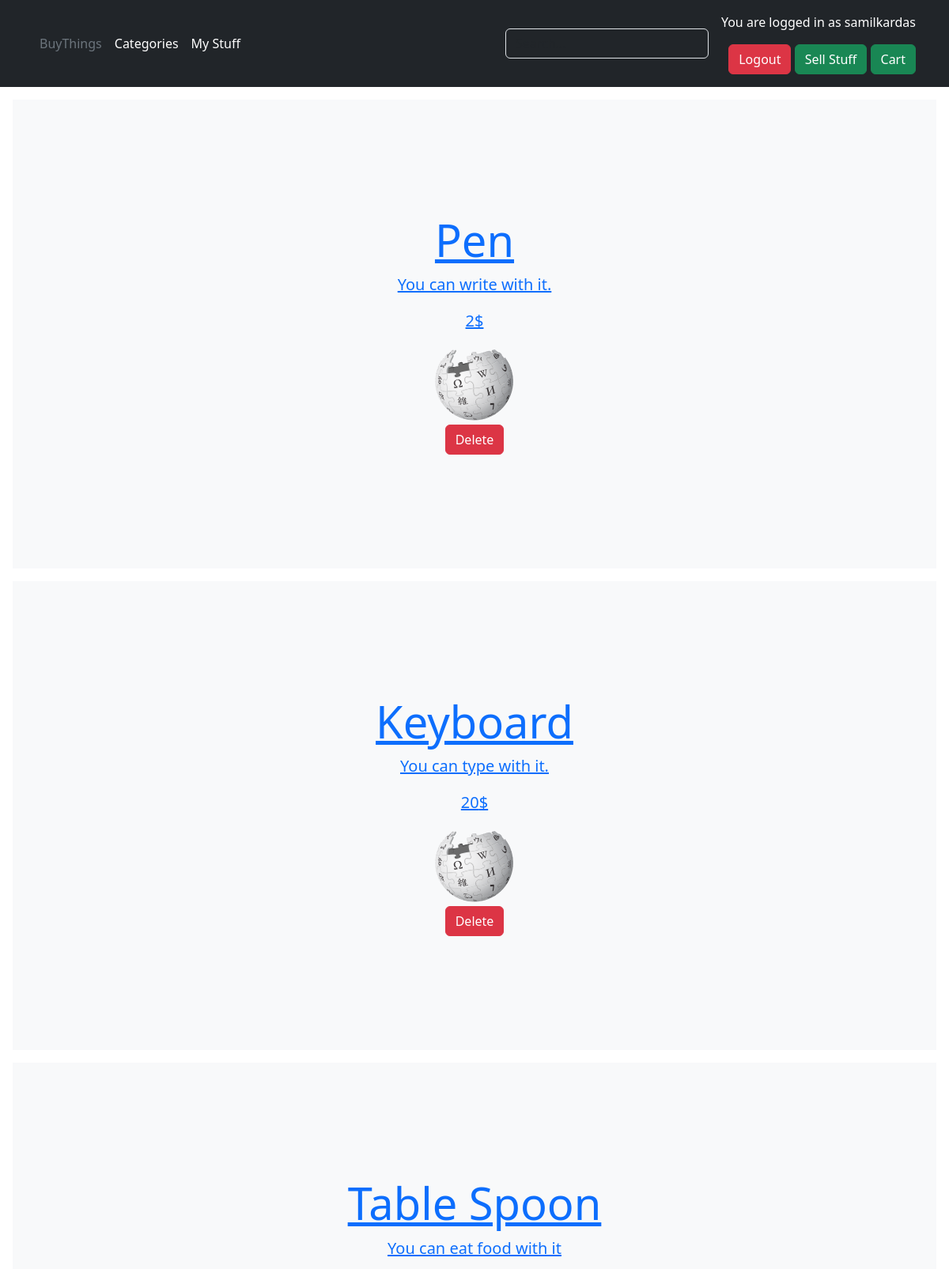
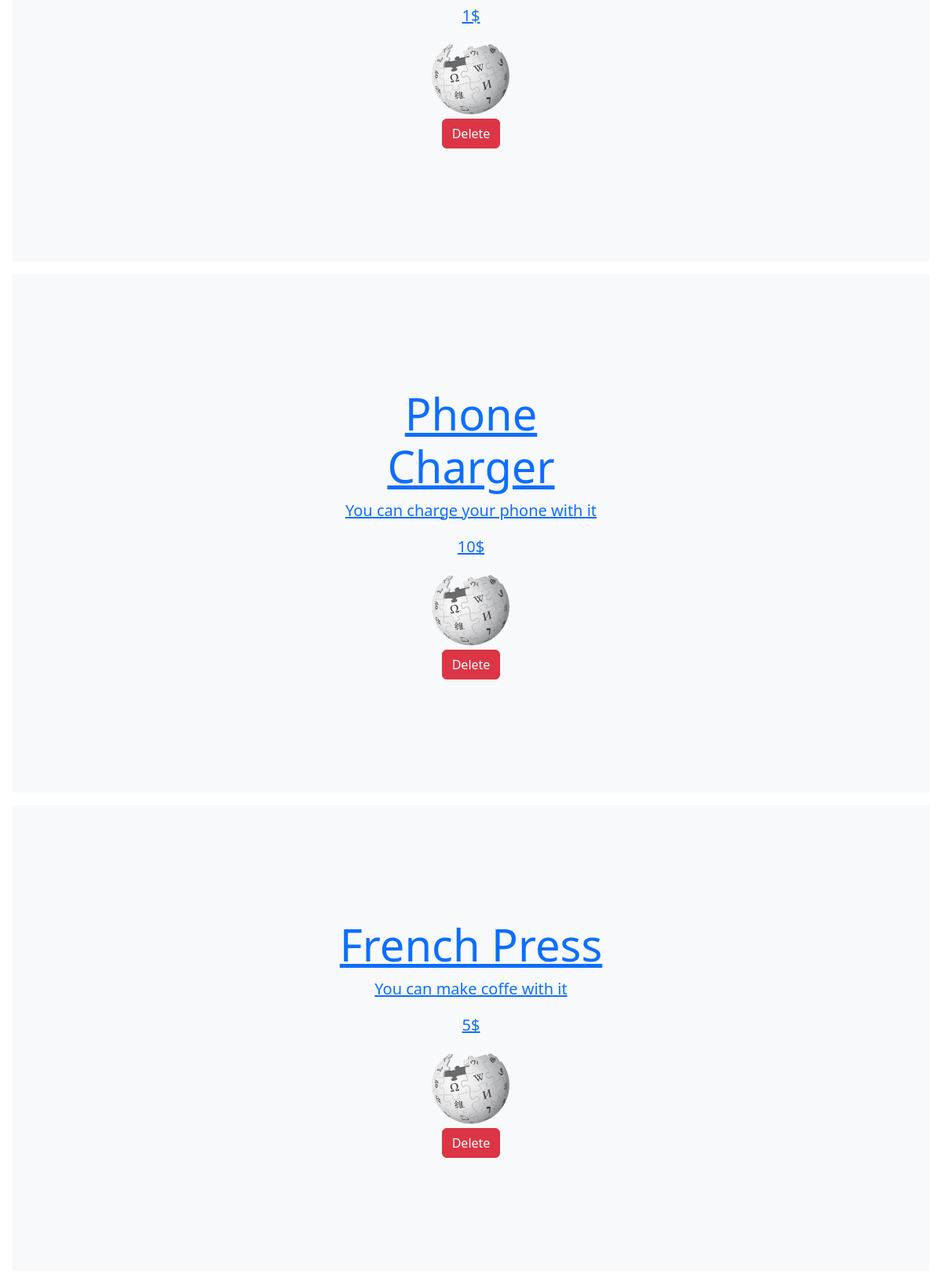
The app's page /my_stuff/ (signed in, upper part) with its own data (2 pictures, top to bottom).
### base/models.py (models this page shows, shortened)
class Product(models.Model):
    name = models.CharField(max_length=50)
    description = models.CharField(max_length=200)
    price = models.IntegerField(default=0)
    active = models.BooleanField(default=True)
    seller = models.ForeignKey(User, on_delete=models.CASCADE, null=True, blank=True)
    contact_number = models.CharField(max_length=12, default='')
    category = models.ForeignKey(Category, on_delete=models.CASCADE, null=True, blank=True)
    image = models.ImageField(upload_to='products/', null=True, blank=True)

### base/views.py (the view)
# urls.py: path('my_stuff/', views.my_stuff, name='my_stuff'),
def my_stuff(request):
    products = Product.objects.filter(seller=request.user)
    return render(request, 'base/my_stuff.html', {'products': products})

### base/templates/base/my_stuff.html (shortened to what this page needs)
{% extends 'base.html' %}
{% block content %}
    {% for product in products %}
        {% if product.active %}
            <a href="{% url 'details' product.pk %}">
                <div class="position-relative overflow-hidden p-3 p-md-5 m-md-3 text-center bg-light">
                    <div class="col-md-5 p-lg-5 mx-auto my-5">
                      <h1 class="display-4 fw-normal">{{ product.name }}</h1>
                        <p class="lead fw-normal">{{ product.description }}</p>
                        <p class="lead fw-normal">{{ product.price }}$</p>
                        <img src="{{ product.image.url }} " alt="{{ product.name }}">
                        <br>
                        <a href="{% url 'remove_my_stuff' product.pk %}" class="btn btn-danger">Delete</a>
                    </div>
                </div>
            </a>
        {% endif %}
    {% endfor %}
{% endblock %}

### base/templates/base.html (shortened to what this page needs)
<!DOCTYPE html>
<html lang="en">
<head>
    <link href="https://cdn.jsdelivr.net/npm/bootstrap@5.3.0-alpha1/dist/css/bootstrap.min.css" rel="stylesheet">
</head>
<body>
    <header class="p-3 text-bg-dark">
    <div class="container">
      <div class="d-flex flex-wrap align-items-center justify-content-center justify-content-lg-start">
        <ul class="nav col-12 col-lg-auto me-lg-auto mb-2 justify-content-center mb-md-0">
          <li><a href="{% url 'index' %}" class="nav-link px-2 text-secondary">BuyThings</a></li>
          <li><a href="{% url 'categories' %}" class="nav-link px-2 text-white">Categories</a></li>
            {% if user.is_authenticated %}
                <li><a href="{% url 'my_stuff' %}" class="nav-link px-2 text-white">My Stuff</a></li>
            {% endif %}
        </ul>
        <form action="{% url 'search' %}" method="get" class="col-12 col-lg-auto mb-3 mb-lg-0 me-lg-3" role="search">
          <input name="q" type="search" class="form-control form-control-dark text-bg-dark" placeholder="Search..." aria-label="Search">
        </form>
        <div class="text-end">
            {% if user.is_authenticated %}
                <p>You are logged in as {{ user.username }}</p>
                <a href="{% url 'logout' %}" class="btn btn-danger">Logout</a>
                <a href="{% url 'sell_stuff' %}" class="btn btn-success">Sell Stuff</a>
                <a href="{% url 'cart' %}" class="btn btn-success">Cart</a>
            {% endif %}
        </div>
      </div>
    </div>
  </header>
    {% block content %}
    {% endblock content %}
</body>
</html>

### records on screen
Product: name "Pen", description "You can write with it.", price "2", image (picture)
Product: name "Keyboard", description "You can type with it.", price "20", image (picture)
Product: name "Table Spoon", description "You can eat food with it", price "1", image (picture)
Product: name "Phone Charger", description "You can charge your phone with it", price "10", image (picture)
Product: name "French Press", description "You can make coffe with it", price "5", image (picture)

### other values on screen
{{ user.username }} "samilkardas"
